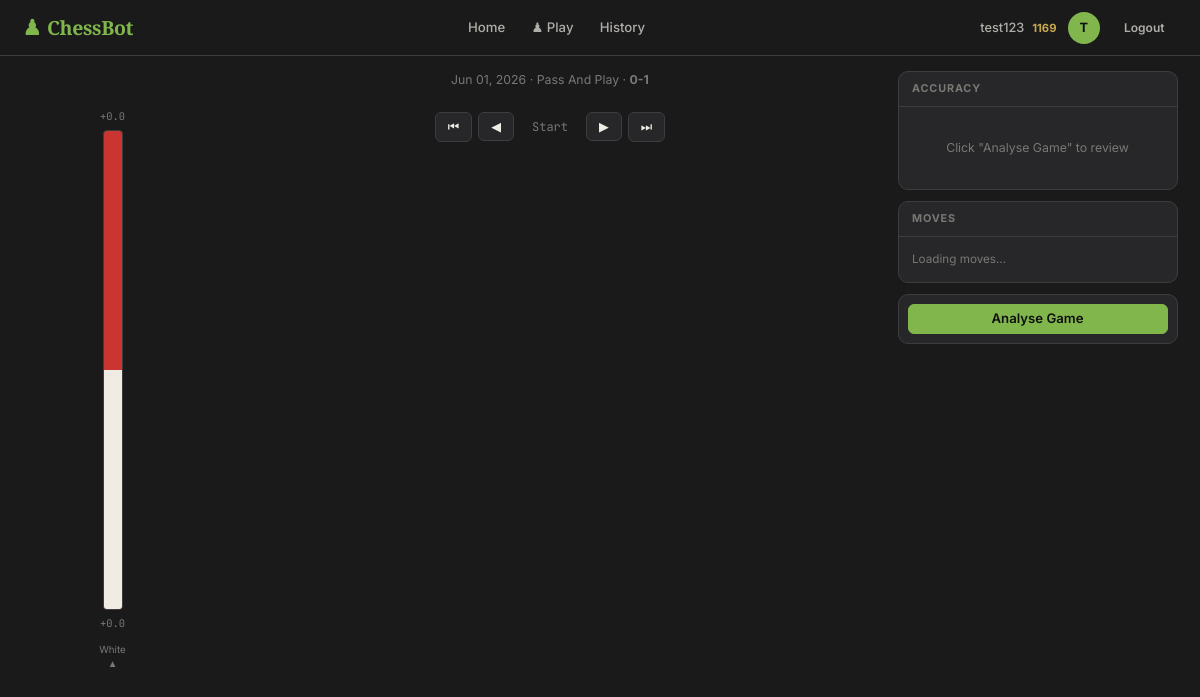
Before: /replay/1 (signed in) with the older database file.
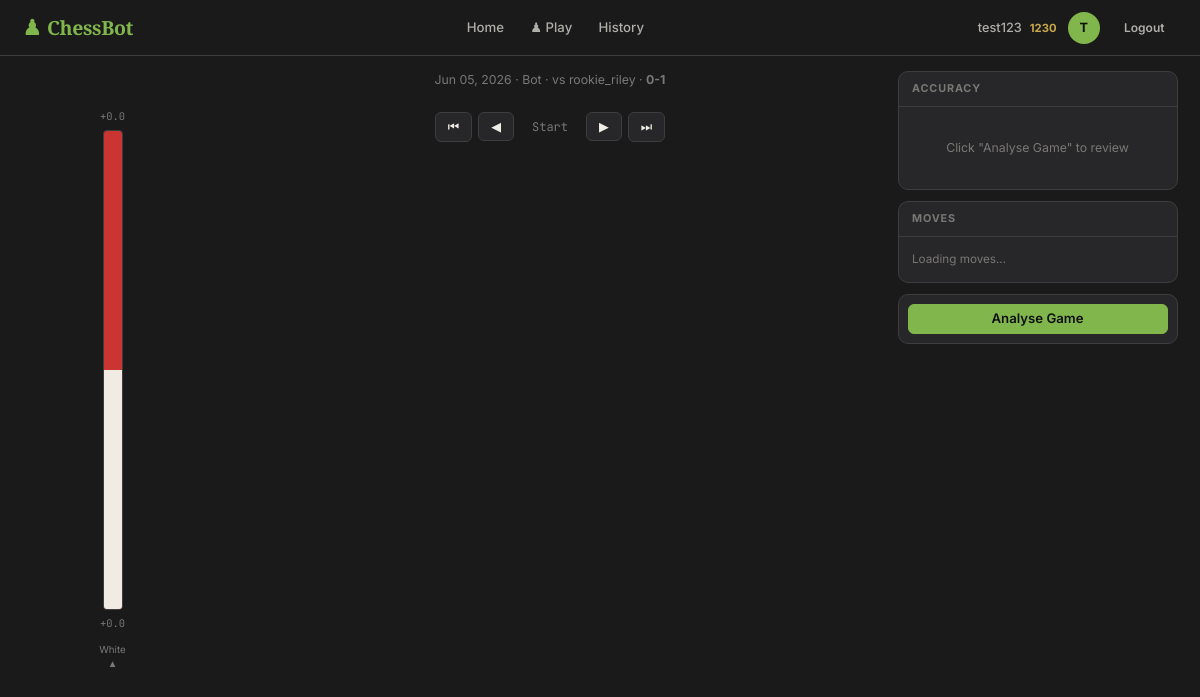
After: the same page with the newer database file.
### models.py (models this page shows, shortened)
class User(UserMixin, db.Model):
    __tablename__ = 'users'
    id            = db.Column(db.Integer, primary_key=True)
    username      = db.Column(db.String(64), unique=True, nullable=False)
    email         = db.Column(db.String(120), unique=True, nullable=False)
    password_hash = db.Column(db.String(256), nullable=False)
    rating        = db.Column(db.Integer, default=1200)   # NEW — Elo rating
    created_at    = db.Column(db.DateTime, default=datetime.utcnow)
    games = db.relationship('Game', backref='player', lazy=True)

class Game(db.Model):
    __tablename__ = 'games'
    id           = db.Column(db.Integer, primary_key=True)
    user_id      = db.Column(db.Integer, db.ForeignKey('users.id'), nullable=True)
    pgn          = db.Column(db.Text, nullable=False)
    result       = db.Column(db.String(10))
    mode         = db.Column(db.String(20))
    bot_name     = db.Column(db.String(50))
    player_color = db.Column(db.String(10))
    white_accuracy = db.Column(db.Float, nullable=True)
    black_accuracy = db.Column(db.Float, nullable=True)
    played_at    = db.Column(db.DateTime, default=datetime.utcnow)

### routes.py (the view)
@game_bp.route('/replay/<int:game_id>')
@login_required
def replay(game_id):
    game = Game.query.filter_by(id=game_id, user_id=current_user.id).first_or_404()
    return render_template('replay.html', game=game)

### models.py (called while the page is built)
@login_manager.user_loader
def load_user(user_id):
    return User.query.get(int(user_id))

### templates/replay.html (shortened to what this page needs)
{% extends 'base.html' %}
{% block head %}
<link rel="stylesheet"
      href="https://cdnjs.cloudflare.com/ajax/libs/chessboard-js/1.0.0/chessboard-1.0.0.min.css" />
{% endblock %}
{% block content %}
<div class="review-layout">
  <div class="eval-col">
    <div class="eval-score-top" id="eval-top">+0.0</div>
    <div class="eval-bar-wrap">
      <div class="eval-bar-white" id="eval-bar" style="height:50%"></div>
    </div>
    <div class="eval-score-bot" id="eval-bot">+0.0</div>
    <div style="font-size:.65rem;color:var(--muted);text-align:center;margin-top:.3rem">
      White<br>▲
    </div>
  </div>
  <div class="board-col">
    <div style="font-size:.82rem;color:var(--muted)">
      {{ game.played_at.strftime('%b %d, %Y') }} ·
      {{ game.mode.replace('_',' ').title() }}
      {% if game.bot_name %} · vs {{ game.bot_name }}{% endif %}
      · <strong>{{ game.result }}</strong>
    </div>
    <div class="replay-nav">
      <button onclick="goTo(0)">⏮</button>
      <button onclick="step(-1)">◀</button>
      <span class="move-indicator" id="move-indicator">Start</span>
      <button onclick="step(1)">▶</button>
      <button onclick="goTo(positions.length-1)">⏭</button>
    </div>
  </div>
  <div class="review-panel">
    <div class="panel-box">
      <div class="panel-head">Accuracy</div>
      <div class="accuracy-section" id="accuracy-section">
        <div class="review-loader" id="acc-loader">
          Click "Analyse Game" to review
        </div>
      </div>
    </div>
    <div class="panel-box">
      <div class="panel-head">Moves</div>
      <div class="move-scroll" id="move-list-inner">
        <div style="color:var(--muted);font-size:.78rem;padding:.5rem">Loading moves...</div>
      </div>
    </div>
    <div class="panel-box">
      <div class="review-btn-wrap">
        <button id="analyse-btn" onclick="analyseGame()"
          class="btn btn-primary btn-full">
          Analyse Game
        </button>
      </div>
    </div>
  </div>
</div>
{% endblock %}

### templates/base.html (shortened to what this page needs)
<!DOCTYPE html>
<html lang="en">
<head>
  <link rel="stylesheet" href="{{ url_for('static', filename='css/main.css') }}" />
  {% block head %}{% endblock %}
</head>
<body>
<nav class="navbar">
  <a class="nav-brand" href="{{ url_for('game.dashboard') }}">ChessBot</a>
  <div class="nav-center">
    {% if current_user.is_authenticated %}
      <a href="{{ url_for('game.dashboard') }}" class="nav-link">Home</a>
      <a href="#" onclick="document.getElementById('mode-modal').style.display='flex'; return false;" class="nav-link">♟ Play</a>
      <a href="{{ url_for('game.history') }}" class="nav-link">History</a>
    {% endif %}
  </div>
  <div class="nav-right">
    {% if current_user.is_authenticated %}
      <span class="nav-username">
    {{ current_user.username }}
    <span style="color:var(--gold);font-size:.75rem;font-weight:700;margin-left:.3rem">
        {{ current_user.rating or 1200 }}
    </span>
</span>
      <div class="nav-avatar" title="{{ current_user.username }}">
        {{ current_user.username[0].upper() }}
      </div>
      <a href="{{ url_for('auth.logout') }}" class="btn btn-ghost btn-sm">Logout</a>
    {% else %}
      <a href="{{ url_for('auth.login') }}" class="btn btn-ghost btn-sm">Login</a>
      <a href="{{ url_for('auth.register') }}" class="btn btn-primary btn-sm">Register</a>
    {% endif %}
  </div>
</nav>
<main class="main-content">
  {% block content %}{% endblock %}
</main>
</body>
</html>

Changed rows visible on the page:
changed User "test123": rating "1169" → "1230"
changed Game: played_at "Jun 01, 2026" → "Jun 05, 2026"; mode.replace "Pass And Play" → "Bot"; bot_name (not shown) → "rookie_riley"
Other visible differences:
text now shown: "· vs"
